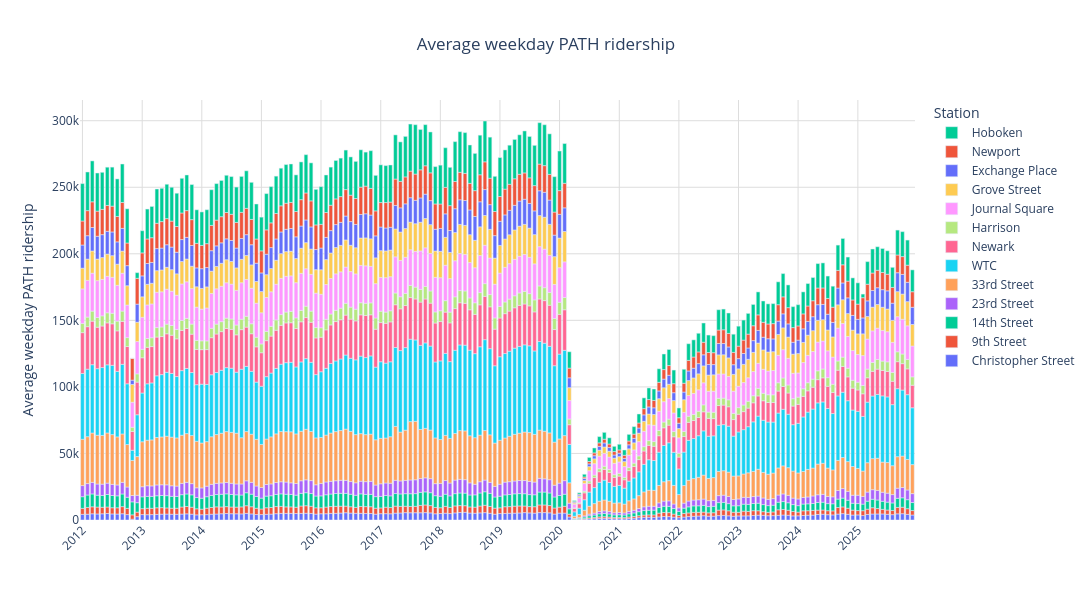

Notebook code cell kept with this figure:
### Markdown cell above
# Weekdays

### Code cell
stations_stack(
    'avg weekday',
    'Average weekday PATH ridership',
    dtick="M12",
    name='weekdays',
)

### Figure 1 — Plotly figure (JSON) as saved in the notebook; plotly's stock layout.template omitted (floating-point values rounded to 4 significant figures; data arrays with more than 128 entries replaced by an {"elided": "..."} marker saying what was removed)
{"data": [{"legendgroup": "Christopher Street", "marker": {"color": "#636efa", "pattern": {"shape": ""}}, "name": "Christopher Street", "orientation": "v", "showlegend": true, "textposition": "auto", "type": "bar", "x": {"elided": "168 str values"}, "xaxis": "x", "y": {"elided": "168 float values"}, "yaxis": "y"}, {"legendgroup": "9th Street", "marker": {"color": "#EF553B", "pattern": {"shape": ""}}, "name": "9th Street", "orientation": "v", "showlegend": true, "textposition": "auto", "type": "bar", "x": {"elided": "168 str values"}, "xaxis": "x", "y": {"elided": "168 float values"}, "yaxis": "y"}, {"legendgroup": "14th Street", "marker": {"color": "#00cc96", "pattern": {"shape": ""}}, "name": "14th Street", "orientation": "v", "showlegend": true, "textposition": "auto", "type": "bar", "x": {"elided": "168 str values"}, "xaxis": "x", "y": {"elided": "168 float values"}, "yaxis": "y"}, {"legendgroup": "23rd Street", "marker": {"color": "#ab63fa", "pattern": {"shape": ""}}, "name": "23rd Street", "orientation": "v", "showlegend": true, "textposition": "auto", "type": "bar", "x": {"elided": "168 str values"}, "xaxis": "x", "y": {"elided": "168 float values"}, "yaxis": "y"}, {"legendgroup": "33rd Street", "marker": {"color": "#FFA15A", "pattern": {"shape": ""}}, "name": "33rd Street", "orientation": "v", "showlegend": true, "textposition": "auto", "type": "bar", "x": {"elided": "168 str values"}, "xaxis": "x", "y": {"elided": "168 float values"}, "yaxis": "y"}, {"legendgroup": "WTC", "marker": {"color": "#19d3f3", "pattern": {"shape": ""}}, "name": "WTC", "orientation": "v", "showlegend": true, "textposition": "auto", "type": "bar", "x": {"elided": "168 str values"}, "xaxis": "x", "y": {"elided": "168 float values"}, "yaxis": "y"}, {"legendgroup": "Newark", "marker": {"color": "#FF6692", "pattern": {"shape": ""}}, "name": "Newark", "orientation": "v", "showlegend": true, "textposition": "auto", "type": "bar", "x": {"elided": "168 str values"}, "xaxis": "x", "y": {"elided": "168 float values"}, "yaxis": "y"}, {"legendgroup": "Harrison", "marker": {"color": "#B6E880", "pattern": {"shape": ""}}, "name": "Harrison", "orientation": "v", "showlegend": true, "textposition": "auto", "type": "bar", "x": {"elided": "168 str values"}, "xaxis": "x", "y": {"elided": "168 float values"}, "yaxis": "y"}, {"legendgroup": "Journal Square", "marker": {"color": "#FF97FF", "pattern": {"shape": ""}}, "name": "Journal Square", "orientation": "v", "showlegend": true, "textposition": "auto", "type": "bar", "x": {"elided": "168 str values"}, "xaxis": "x", "y": {"elided": "168 float values"}, "yaxis": "y"}, {"legendgroup": "Grove Street", "marker": {"color": "#FECB52", "pattern": {"shape": ""}}, "name": "Grove Street", "orientation": "v", "showlegend": true, "textposition": "auto", "type": "bar", "x": {"elided": "168 str values"}, "xaxis": "x", "y": {"elided": "168 float values"}, "yaxis": "y"}, {"legendgroup": "Exchange Place", "marker": {"color": "#636efa", "pattern": {"shape": ""}}, "name": "Exchange Place", "orientation": "v", "showlegend": true, "textposition": "auto", "type": "bar", "x": {"elided": "168 str values"}, "xaxis": "x", "y": {"elided": "168 float values"}, "yaxis": "y"}, {"legendgroup": "Newport", "marker": {"color": "#EF553B", "pattern": {"shape": ""}}, "name": "Newport", "orientation": "v", "showlegend": true, "textposition": "auto", "type": "bar", "x": {"elided": "168 str values"}, "xaxis": "x", "y": {"elided": "168 float values"}, "yaxis": "y"}, {"legendgroup": "Hoboken", "marker": {"color": "#00cc96", "pattern": {"shape": ""}}, "name": "Hoboken", "orientation": "v", "showlegend": true, "textposition": "auto", "type": "bar", "x": {"elided": "168 str values"}, "xaxis": "x", "y": {"elided": "168 float values"}, "yaxis": "y"}], "layout": {"barmode": "relative", "height": 600, "hovermode": "x", "legend": {"title": {"text": "Station"}, "tracegroupgap": 0, "traceorder": "reversed"}, "paper_bgcolor": "white", "plot_bgcolor": "white", "title": {"text": "Average weekday PATH ridership", "x": 0.5}, "width": 1200, "xaxis": {"anchor": "y", "domain": [0.0, 1.0], "dtick": "M12", "gridcolor": "#ddd", "range": ["2011-12-17T00:00:00", "2025-12-17T00:00:00"], "tickangle": -45, "title": {"text": ""}}, "yaxis": {"anchor": "x", "domain": [0.0, 1.0], "gridcolor": "#ddd", "hoverformat": ",", "title": {"text": "Average weekday PATH ridership"}}}}
